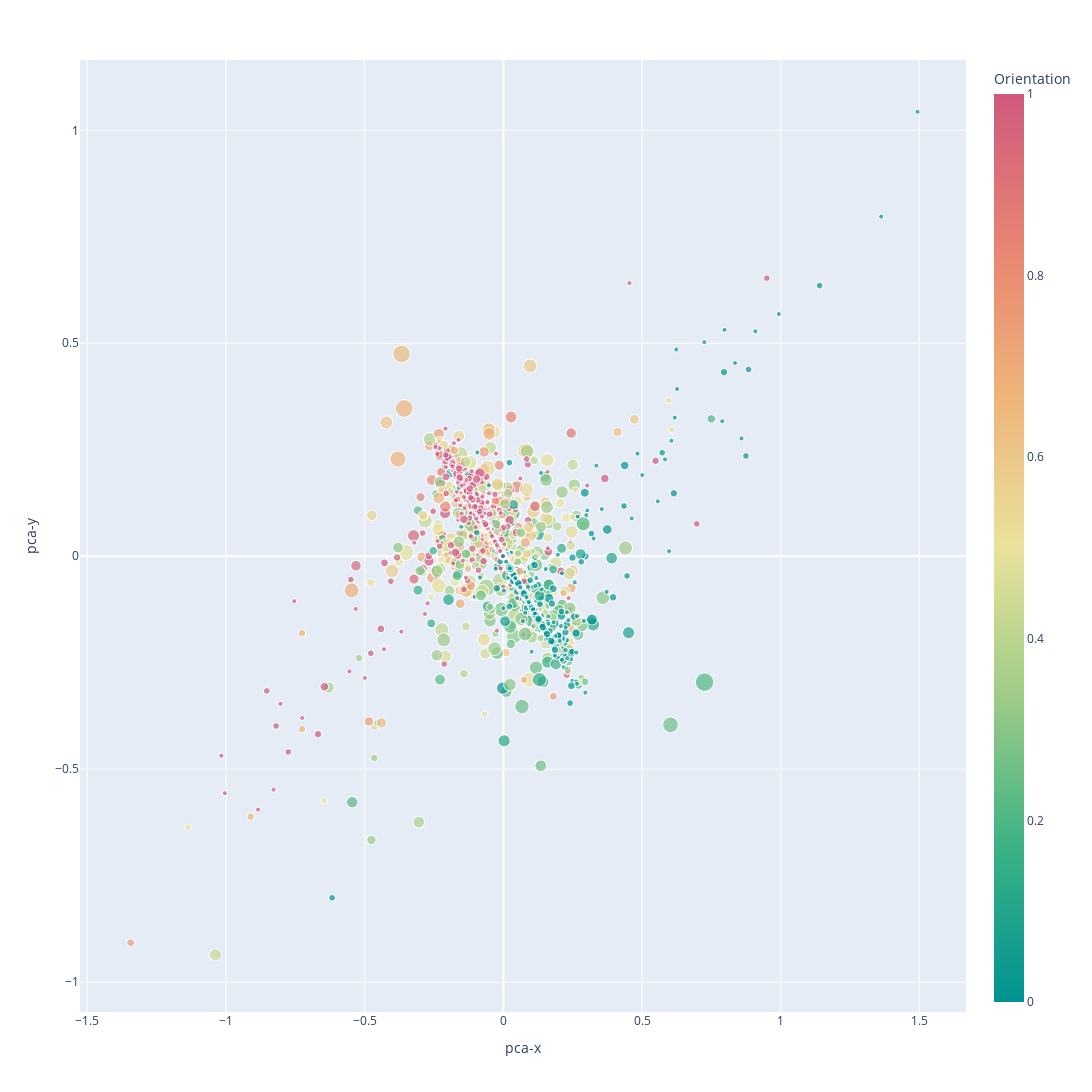

The notebook cell this image was saved under:
### Code cell
pca_fig

### Figure 1 — Plotly figure (JSON) as saved in the notebook; plotly's stock layout.template omitted (floating-point values rounded to 4 significant figures; data arrays with more than 128 entries replaced by an {"elided": "..."} marker saying what was removed)
{"data": [{"hovertemplate": "<b>%{hovertext}</b><br><br>pca-x=%{x}<br>pca-y=%{y}<br>Size=%{marker.size}<br>Orientation=%{marker.color}<extra></extra>", "hovertext": {"elided": "2912 str values"}, "legendgroup": "", "marker": {"color": {"elided": "2912 float values"}, "coloraxis": "coloraxis", "size": {"elided": "2912 float values"}, "sizemode": "area", "sizeref": 0.02514, "symbol": "circle"}, "mode": "markers", "name": "", "showlegend": false, "type": "scattergl", "x": {"elided": "2912 float values"}, "xaxis": "x", "y": {"elided": "2912 float values"}, "yaxis": "y"}], "layout": {"coloraxis": {"colorbar": {"title": {"text": "Orientation"}}, "colorscale": [[0, "rgb(0, 147, 146)"], [0.1667, "rgb(57, 177, 133)"], [0.3333, "rgb(156, 203, 134)"], [0.5, "rgb(233, 226, 156)"], [0.6667, "rgb(238, 180, 121)"], [0.8333, "rgb(232, 132, 113)"], [1, "rgb(207, 89, 126)"]]}, "height": 1200, "legend": {"itemsizing": "constant", "tracegroupgap": 0}, "margin": {"t": 60}, "width": 1200, "xaxis": {"anchor": "y", "domain": [0, 1], "title": {"text": "pca-x"}}, "yaxis": {"anchor": "x", "domain": [0, 1], "title": {"text": "pca-y"}}}}
